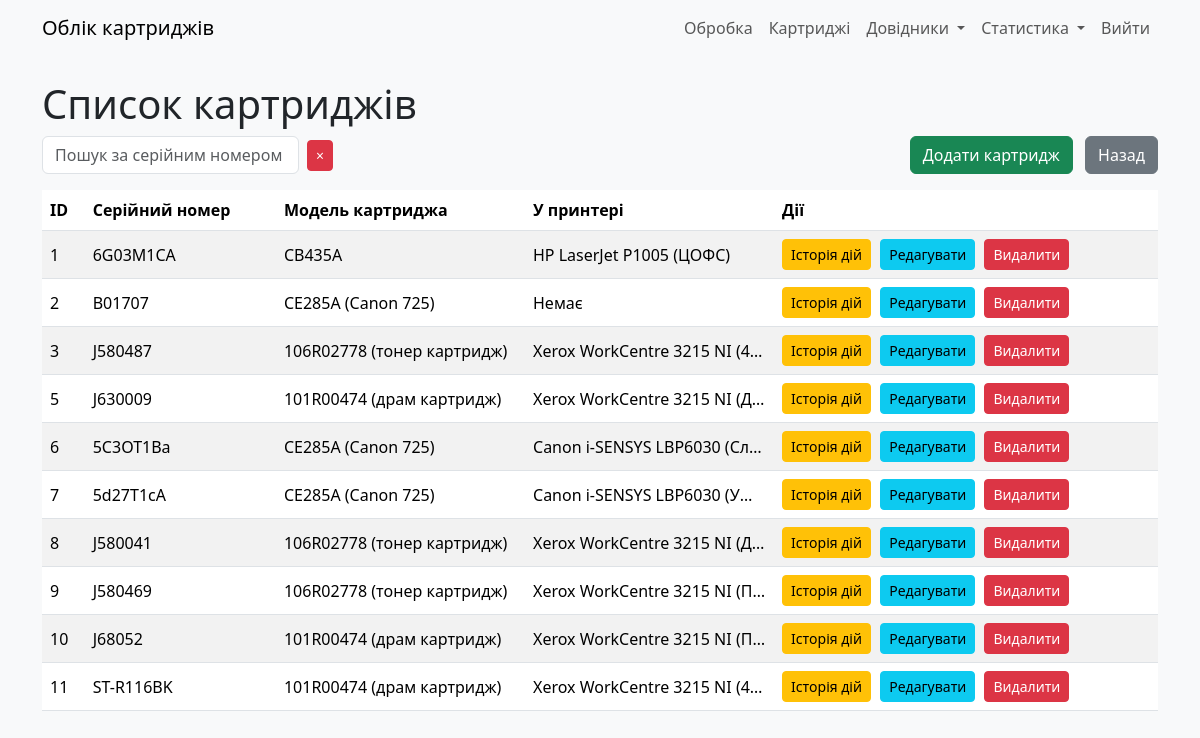
Page /cartridges (signed in) on the earlier database version.
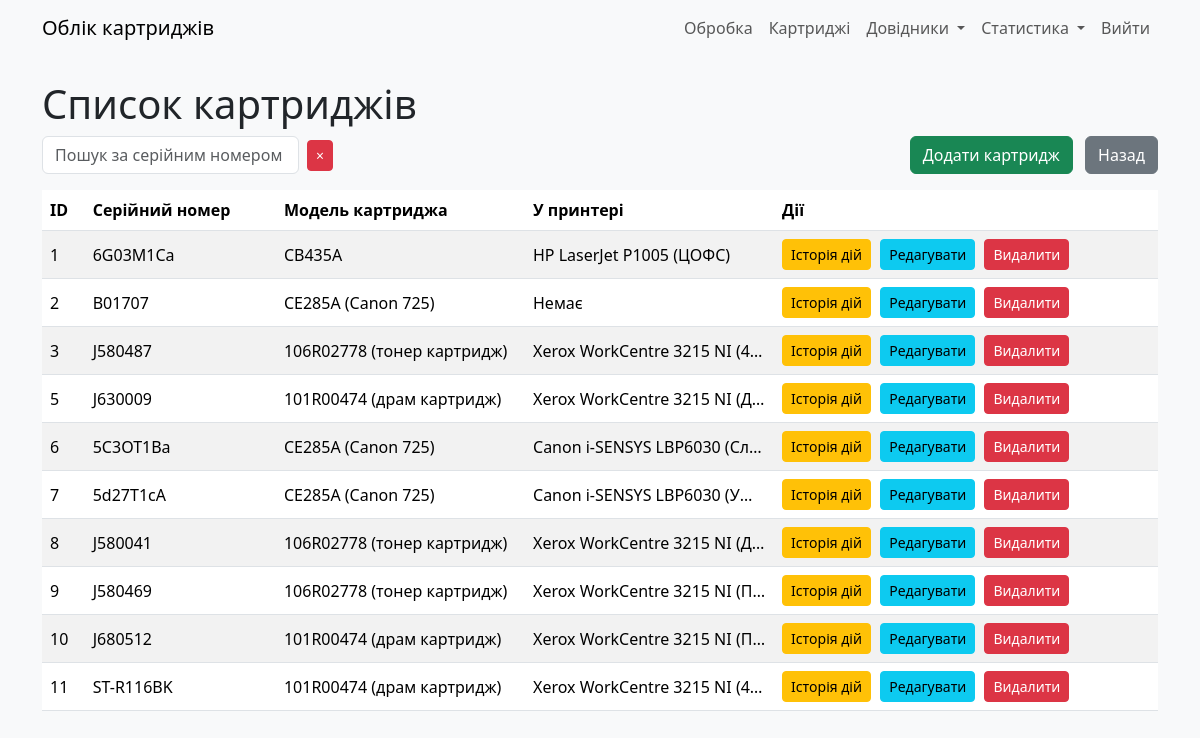
Same page on the later database version.
### models.py (models this page shows)
class Cartridges(db.Model):
    __tablename__ = "cartridges"
    id: Mapped[int] = mapped_column(primary_key=True)
    serial_num: Mapped[str] = mapped_column(String(255), server_default="N/A")
    in_printer: Mapped[int] = mapped_column(ForeignKey(CustomerEquipment.id), nullable=True)
    cartridge_model: Mapped[str] = mapped_column(String(255), nullable=True)  # Текстове поле
    user_updated: Mapped[int] = mapped_column(ForeignKey(User.id))
    time_updated: Mapped[DateTime] = mapped_column(DateTime, server_default=func.now())

class CustomerEquipment(db.Model):
    __tablename__ = "custmr_equip"
    id: Mapped[int] = mapped_column(primary_key=True)
    print_model: Mapped[int] = mapped_column(ForeignKey(PrinterModel.id))
    print_dept: Mapped[int] = mapped_column(ForeignKey(RefillDept.id))
    serial_num: Mapped[str] = mapped_column(String(255), server_default="N/A")
    inventory_num: Mapped[str] = mapped_column(String(255), server_default="N/A")
    user_updated: Mapped[int] = mapped_column(ForeignKey(User.id))
    time_updated: Mapped[DateTime] = mapped_column(DateTime, server_default=func.now())

class PrinterModel(db.Model):
    __tablename__ = "model_print"
    id: Mapped[int] = mapped_column(primary_key=True)
    model_name: Mapped[str] = mapped_column(String(30))
    ink_type: Mapped[int] = mapped_column(Integer, server_default=literal(0))
    user_updated: Mapped[int] = mapped_column(ForeignKey(User.id))
    time_updated: Mapped[DateTime] = mapped_column(DateTime, server_default=func.now())

class RefillDept(db.Model):
    __tablename__ = "refill_dept"
    id: Mapped[int] = mapped_column(primary_key=True)
    deptname: Mapped[str] = mapped_column(String(30))
    is_exec: Mapped[int] = mapped_column(Integer, server_default=literal(0))
    user_updated: Mapped[int] = mapped_column(ForeignKey(User.id))
    time_updated: Mapped[DateTime] = mapped_column(DateTime, server_default=func.now())

### app.py (the view)
@app.route('/cartridges')
@login_required
def cartridges():
    search = request.args.get('search', '')
    page = request.args.get('page', 1, type=int)  # Отримуємо номер сторінки з URL
    per_page = 10  # Кількість записів на сторінці (можете змінити)
    query = Cartridges.query.filter(Cartridges.serial_num.ilike(f'%{search}%'))
    pagination = query.paginate(page=page, per_page=per_page, error_out=False)
    cartridges = pagination.items  # Картриджі на поточній сторінці
    return render_template('cartridges.html',
                           RefillDept=RefillDept,
                           CustomerEquipment=CustomerEquipment,
                           PrinterModel=PrinterModel,
                           cartridges=cartridges,
                           search=search,
                           pagination=pagination)

### app.py (called while the page is built)
@login_manager.user_loader
def load_user(user_id):
    return User.query.get(int(user_id))

### templates/cartridges.html (shortened to what this page needs)
{% extends "base.html" %}
{% block content %}
    <h1>Список картриджів</h1>
    <div class="mb-3 d-flex justify-content-between align-items-center">
        <div class="d-flex align-items-center">
            <input type="text" id="search" class="form-control" placeholder="Пошук за серійним номером" value="{{ search }}" style="max-width: 400px;">
            <button id="clear-search" class="btn btn-danger btn-sm ms-2" title="Очистити пошук">
                <span>×</span>
            </button>
        </div>
        <div>
            <a href="{{ url_for('add_cartridge') }}" class="btn btn-success me-2">Додати картридж</a>
            <a href="{{ url_for('index') }}" class="btn btn-secondary">Назад</a>
        </div>
    </div>
    <table class="table table-striped" id="cartridge-table">
        <thead>
            <tr>
                <th>ID</th>
                <th>Серійний номер</th>
                <th>Модель картриджа</th>
                <th>У принтері</th>
                <th>Дії</th>
            </tr>
        </thead>
        <tbody id="cartridge-table-body">
            {% for cartridge in cartridges %}
            <tr>
                <td>{{ cartridge.id }}</td>
                <td>{{ cartridge.serial_num }}</td>
                <td class="cartridge-model" title="{{ cartridge.cartridge_model or 'Не вказано' }}">
                    {{ cartridge.cartridge_model or 'Не вказано' }}
                </td>
                <td class="in-printer" title="{% if cartridge.in_printer %}{% set equipment = CustomerEquipment.query.get(cartridge.in_printer) %}{{ PrinterModel.query.get(equipment.print_model).model_name }} ({{ RefillDept.query.get(equipment.print_dept).deptname }}){% else %}Немає{% endif %}">
                    {% if cartridge.in_printer %}
                        {% set equipment = CustomerEquipment.query.get(cartridge.in_printer) %}
                        {{ PrinterModel.query.get(equipment.print_model).model_name }} ({{ RefillDept.query.get(equipment.print_dept).deptname }})
                    {% else %}
                        Немає
                    {% endif %}
                </td>
                <td class="actions-column">
                    <form action="{{ url_for('cartridge_actions', cartridge_id=cartridge.id) }}" method="POST" class="d-inline">
                        <button type="submit" class="btn btn-warning btn-sm">Історія дій</button>
                    </form>
                    <a href="{{ url_for('edit_cartridge', cartridge_id=cartridge.id) }}" class="btn btn-info btn-sm">Редагувати</a>
                    <form action="{{ url_for('delete_cartridge', cartridge_id=cartridge.id) }}" method="POST" class="d-inline">
                        <button type="submit" class="btn btn-danger btn-sm" onclick="return confirm('Ви впевнені?')">Видалити</button>
                    </form>
                </td>
            </tr>
            {% endfor %}
        </tbody>
    </table>
{% endblock %}

Differences in the rows shown:
changed Cartridges "СВ435А": serial_num "6G03M1CA" → "6G03M1Cа"
changed Cartridges id 10: serial_num "J68052" → "J680512"
